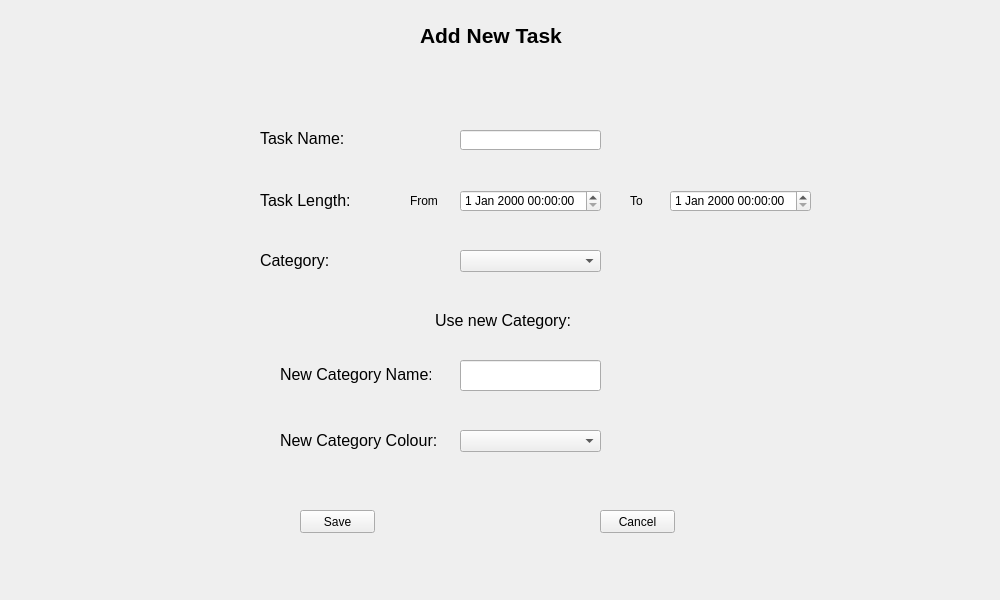
<?xml version="1.0" encoding="UTF-8"?>
<ui version="4.0">
 <class>addTaskForm</class>
 <widget class="QWidget" name="addTaskForm">
  <property name="geometry">
   <rect>
    <x>0</x>
    <y>0</y>
    <width>1000</width>
    <height>600</height>
   </rect>
  </property>
  <property name="windowTitle">
   <string>Form</string>
  </property>
  <widget class="QLabel" name="addTaskLabel">
   <property name="geometry">
    <rect>
     <x>420</x>
     <y>20</y>
     <width>160</width>
     <height>31</height>
    </rect>
   </property>
   <property name="font">
    <font>
     <pointsize>16</pointsize>
     <weight>75</weight>
     <bold>true</bold>
    </font>
   </property>
   <property name="text">
    <string>Add New Task</string>
   </property>
  </widget>
  <widget class="QLabel" name="newTaskLabel">
   <property name="geometry">
    <rect>
     <x>260</x>
     <y>130</y>
     <width>91</width>
     <height>16</height>
    </rect>
   </property>
   <property name="font">
    <font>
     <pointsize>12</pointsize>
    </font>
   </property>
   <property name="text">
    <string>Task Name:</string>
   </property>
  </widget>
  <widget class="QLabel" name="taskLengthLabel">
   <property name="geometry">
    <rect>
     <x>260</x>
     <y>190</y>
     <width>91</width>
     <height>21</height>
    </rect>
   </property>
   <property name="font">
    <font>
     <pointsize>12</pointsize>
    </font>
   </property>
   <property name="text">
    <string>Task Length:</string>
   </property>
  </widget>
  <widget class="QLineEdit" name="newTaskNameIn">
   <property name="geometry">
    <rect>
     <x>460</x>
     <y>130</y>
     <width>141</width>
     <height>20</height>
    </rect>
   </property>
  </widget>
  <widget class="QLabel" name="label">
   <property name="geometry">
    <rect>
     <x>410</x>
     <y>190</y>
     <width>47</width>
     <height>21</height>
    </rect>
   </property>
   <property name="text">
    <string>From</string>
   </property>
  </widget>
  <widget class="QDateTimeEdit" name="newTaskStartSelect">
   <property name="geometry">
    <rect>
     <x>460</x>
     <y>190</y>
     <width>141</width>
     <height>22</height>
    </rect>
   </property>
  </widget>
  <widget class="QLabel" name="label_2">
   <property name="geometry">
    <rect>
     <x>630</x>
     <y>190</y>
     <width>21</width>
     <height>21</height>
    </rect>
   </property>
   <property name="text">
    <string>To</string>
   </property>
  </widget>
  <widget class="QDateTimeEdit" name="newTaskEndSelect">
   <property name="geometry">
    <rect>
     <x>670</x>
     <y>190</y>
     <width>141</width>
     <height>22</height>
    </rect>
   </property>
  </widget>
  <widget class="QLabel" name="categoryLabel">
   <property name="geometry">
    <rect>
     <x>260</x>
     <y>250</y>
     <width>91</width>
     <height>21</height>
    </rect>
   </property>
   <property name="font">
    <font>
     <pointsize>12</pointsize>
    </font>
   </property>
   <property name="text">
    <string>Category:</string>
   </property>
  </widget>
  <widget class="QComboBox" name="categorySelect">
   <property name="geometry">
    <rect>
     <x>460</x>
     <y>250</y>
     <width>141</width>
     <height>22</height>
    </rect>
   </property>
  </widget>
  <widget class="QLabel" name="categoryLabel_2">
   <property name="geometry">
    <rect>
     <x>435</x>
     <y>310</y>
     <width>141</width>
     <height>21</height>
    </rect>
   </property>
   <property name="font">
    <font>
     <pointsize>12</pointsize>
    </font>
   </property>
   <property name="text">
    <string>Use new Category:</string>
   </property>
  </widget>
  <widget class="QLabel" name="newCatNameLabel">
   <property name="geometry">
    <rect>
     <x>280</x>
     <y>364</y>
     <width>151</width>
     <height>21</height>
    </rect>
   </property>
   <property name="font">
    <font>
     <pointsize>12</pointsize>
    </font>
   </property>
   <property name="text">
    <string>New Category Name:</string>
   </property>
  </widget>
  <widget class="QLabel" name="newCatColourLabel">
   <property name="geometry">
    <rect>
     <x>280</x>
     <y>430</y>
     <width>161</width>
     <height>21</height>
    </rect>
   </property>
   <property name="font">
    <font>
     <pointsize>12</pointsize>
    </font>
   </property>
   <property name="text">
    <string>New Category Colour:</string>
   </property>
  </widget>
  <widget class="QLineEdit" name="newCatNameIn">
   <property name="geometry">
    <rect>
     <x>460</x>
     <y>360</y>
     <width>141</width>
     <height>31</height>
    </rect>
   </property>
  </widget>
  <widget class="QComboBox" name="NewCatColourSelect">
   <property name="geometry">
    <rect>
     <x>460</x>
     <y>430</y>
     <width>141</width>
     <height>22</height>
    </rect>
   </property>
  </widget>
  <widget class="QPushButton" name="saveCatButton">
   <property name="geometry">
    <rect>
     <x>300</x>
     <y>510</y>
     <width>75</width>
     <height>23</height>
    </rect>
   </property>
   <property name="text">
    <string>Save</string>
   </property>
  </widget>
  <widget class="QPushButton" name="cancelAddTask">
   <property name="geometry">
    <rect>
     <x>600</x>
     <y>510</y>
     <width>75</width>
     <height>23</height>
    </rect>
   </property>
   <property name="text">
    <string>Cancel</string>
   </property>
  </widget>
 </widget>
 <resources/>
 <connections/>
</ui>
